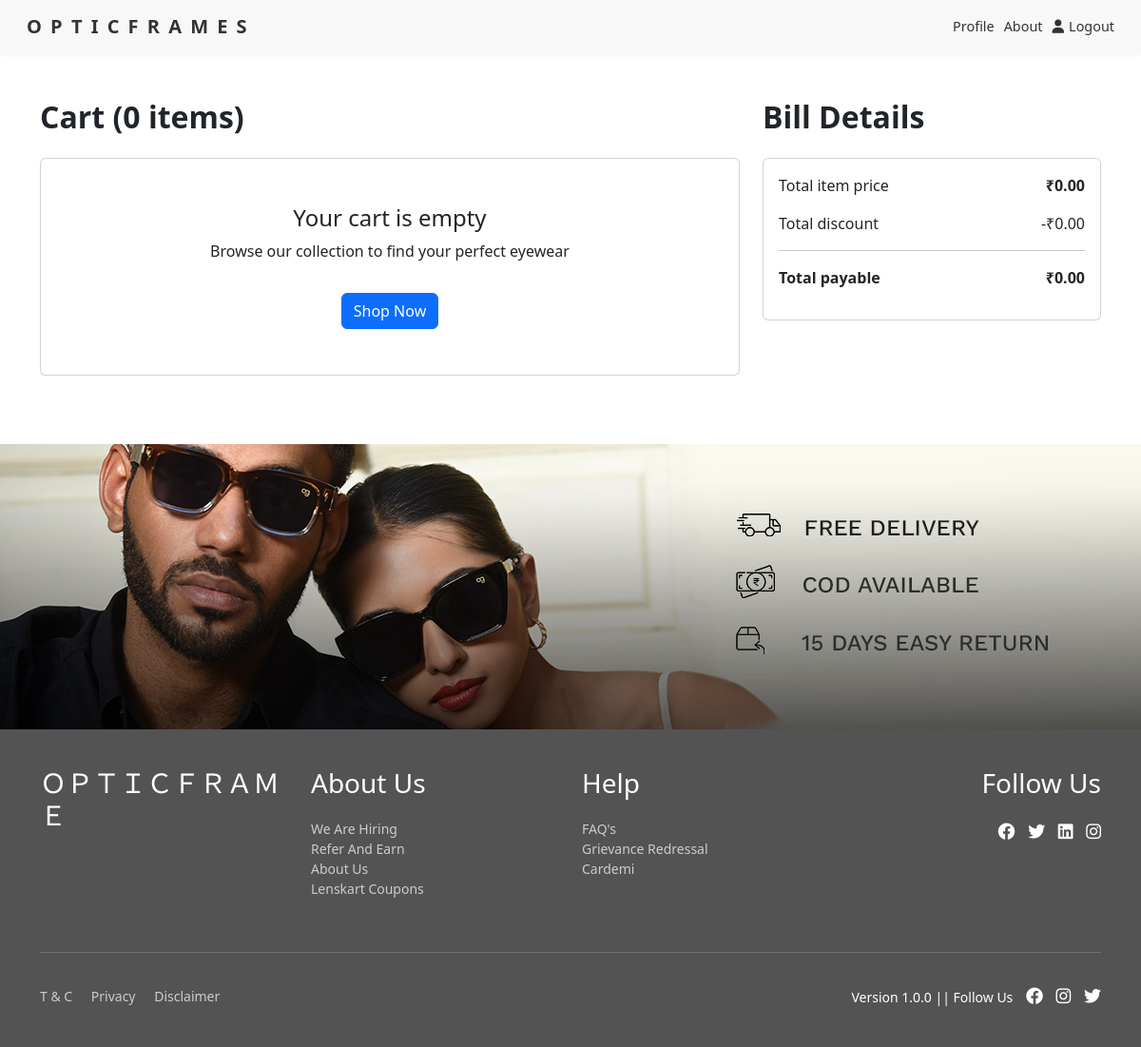
The app's page /view_cart (signed in), older data.
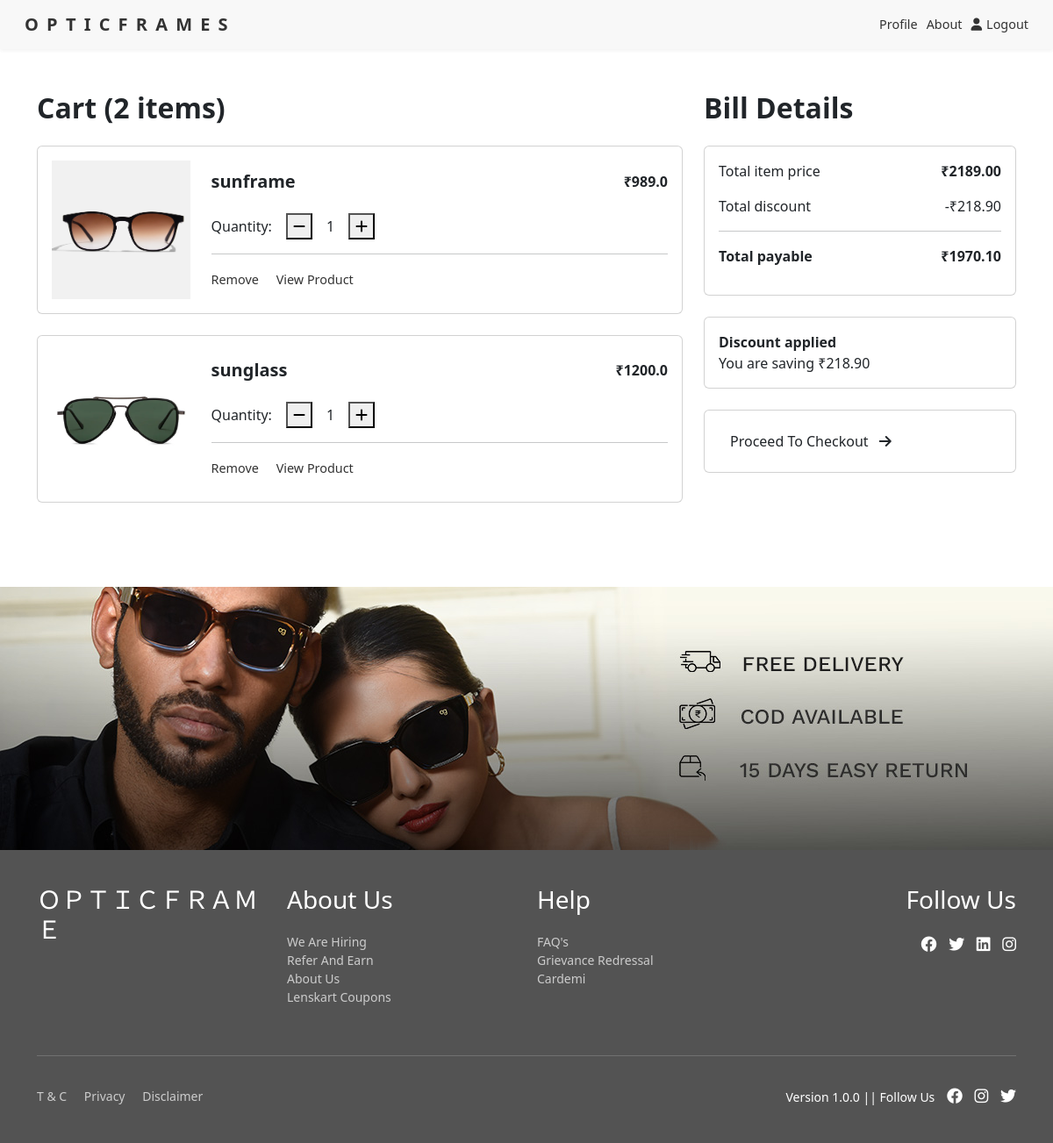
The same page, newer data.
### glass/models.py (models this page shows)
class Cart(models.Model):
    user = models.ForeignKey(User, on_delete=models.CASCADE)
    product= models.ForeignKey(Product, on_delete=models.CASCADE)
    quantity= models.IntegerField()
    totalprice= models.FloatField()

class Product(models.Model):
    name= models.CharField(max_length=250)
    price= models.FloatField()
    color= models.CharField(max_length=250)
    image= models.ImageField(upload_to='product/')
    image1 = models.ImageField(upload_to='path/to/upload/', null=True, blank=True)
    image2 = models.ImageField(upload_to='path/to/upload/', null=True, blank=True)
    image3 = models.ImageField(upload_to='path/to/upload/', null=True, blank=True)
    image4 = models.ImageField(upload_to='path/to/upload/', null=True, blank=True)
    image5 = models.ImageField(upload_to='path/to/upload/', null=True, blank=True)
    description= models.TextField()
    category= models.ForeignKey(category, on_delete=models.CASCADE,null=True)
    gender= models.ForeignKey(Gender, on_delete=models.CASCADE,null=True)
    material= models.ForeignKey(Material, on_delete=models.CASCADE,null=True)
    frameType= models.ForeignKey(FrameType, on_delete=models.CASCADE,null=True)
    frameShape= models.ForeignKey(FrameShape, on_delete=models.CASCADE,null=True)
    frameStyle= models.ForeignKey(FrameStyle, on_delete=models.CASCADE,null=True)

### glass/views.py (the view)
# urls.py: path('view_cart',views.view_cart,name='view_cart'),
def view_cart(request):
    if not request.user.is_authenticated:
        messages.warning(request, "Login to view your cart.")
        return redirect('userin')
    cart_items = Cart.objects.filter(user=request.user)
    total_price = sum(item.totalprice for item in cart_items)
    total_discount = sum((item.product.price * item.quantity * 0.10) for item in cart_items)
    total_payable = total_price - total_discount
    return render(request, 'user/cart.html', {
        'cart_items': cart_items,
        'total_price': total_price,
        'total_discount': total_discount,
        'total_payable': total_payable,
        'cart_count': cart_items.count()
    })

### templates/user/cart.html (shortened to what this page needs)
{% load static %}
<!DOCTYPE html>
<html lang="en">
<head>
    <link href="https://cdn.jsdelivr.net/npm/bootstrap@5.3.0-alpha1/dist/css/bootstrap.min.css" rel="stylesheet">
    <link rel="stylesheet" href="https://cdnjs.cloudflare.com/ajax/libs/font-awesome/6.0.0/css/all.min.css">
</head>
<body>
<nav class="navbar navbar-expand-lg navbar-light">
    <div class="container-fluid">
        <a class="navbar-brand" href="#">
            <span class="brand-text">O P T I C F R A M E S</span>
        </a>
        <div class="collapse navbar-collapse" id="navbarContent">
            <div class="ms-auto d-flex align-items-center">
                <a href="{% url 'Profile' %}" class="nav-item"> Profile </a>
                <a href="{% url 'about' %}" class="nav-item"> About </a>
                {% if user.is_authenticated %}
                <a href="{% url 'signout' %}" class="nav-item login-btn"><i class="fas fa-user"></i>Logout</a>
                {% else %}
                <a href="{% url 'userin' %}" class="nav-item login-btn"><i class="fas fa-user"></i>Login</a>
                {% endif %}
            </div>
        </div>
    </div>
</nav>
<div class="container py-5">
    <div class="row">
        <div class="col-lg-8 mb-4">
            <h2 class="mb-4 fw-bold">Cart ({{ cart_count|default:"0" }} item{{ cart_count|pluralize }})</h2>
            {% if cart_items %}
                {% for item in cart_items %}
                <div class="card mb-4">
                    <div class="card-body">
                        <div class="row align-items-center">
                            <div class="col-md-3 text-center text-md-start mb-3 mb-md-0">
                                {% if item.product.image %}
                                    <img src="{{ item.product.image.url }}" alt="{{ item.product.name }}" width="100%" class="product-img">
                                {% else %}
                                    <img src="{% static 'images/placeholder.png' %}" alt="Product" class="product-img">
                                {% endif %}
                            </div>
                            <div class="col-md-9">
                                <div class="d-flex justify-content-between align-items-start mb-3">
                                    <h5 class="fw-bold">{{ item.product.name }}</h5>
                                    <span class="fw-bold">₹{{ item.product.price }}</span>
                                </div>
                                <div class="d-flex align-items-center mb-3">
                                    <span class="me-3">Quantity:</span>
                                    <div class="d-flex align-items-center">
                                        <button class="circle-btn" onclick="updateQuantity({{ item.id }}, 'decrease')">
                                            <i class="fas fa-minus"></i>
                                        </button>
                                        <span class="mx-3">{{ item.quantity }}</span>
                                        <button class="circle-btn" onclick="updateQuantity({{ item.id }}, 'increase')">
                                            <i class="fas fa-plus"></i>
                                        </button>
                                    </div>
                                </div>
                                <hr>
                                <div>
                                    <a href="{% url 'remove_from_cart' item.id %}" class="remove-link">Remove</a>
                                    <a href="{% url 'product_details' item.product.id %}" class="repeat-link">View Product</a>
                                </div>
                            </div>
                        </div>
                    </div>
                </div>
                {% endfor %}
            {% else %}
                <div class="card">
                    <div class="card-body text-center py-5">
                        <h4>Your cart is empty</h4>
                        <p>Browse our collection to find your perfect eyewear</p>
                        <a href="{% url 'index' %}" class="btn btn-primary mt-3">Shop Now</a>
                    </div>
                </div>
            {% endif %}
        </div>
        <div class="col-lg-4">
            <h2 class="mb-4 fw-bold">Bill Details</h2>
            <div class="card mb-4">
                <div class="card-body">
                    <div class="d-flex justify-content-between mb-3">
                        <span>Total item price</span>
                        <span class="fw-bold">₹{{ total_price|floatformat:2 }}</span>
                    </div>
                    <div class="d-flex justify-content-between mb-3">
                        <span>Total discount</span>
                        <span class="text-discount">-₹{{ total_discount|floatformat:2 }}</span>
                    </div>
                    <hr>
                    <div class="d-flex justify-content-between mb-3">
                        <span class="fw-bold">Total payable</span>
                        <span class="fw-bold">₹{{ total_payable|floatformat:2 }}</span>
                    </div>
                </div>
            </div>
            {% if cart_items %}
            <div class="card mb-4">
                <div class="card-body d-flex justify-content-between align-items-center">
                    <div>
                        <strong>Discount applied</strong>
                        <p class="mb-0">You are saving ₹{{ total_discount|floatformat:2 }}</p>
                    </div>
                </div>
            </div>
            <div class="card mb-4">
                <div class="card-body d-flex justify-content-between align-items-center">
            <a href="{% url 'checkout' %}">
                <button class="btn btn-proceed">Proceed To Checkout <i class="fas fa-arrow-right ms-2"></i></button>
            </a>
                </div>
            </div>
            {% endif %}
        </div>
    </div>
</div>
<div><a href=""><img src="../static/photos/slide 2.jpg" class="img-responsive" style="width: 100%;" alt="no img"></a></div>
<footer class="footer">
    <div class="container">
        <div class="row">
            <div class="col-md-3 mb-4">
                <h3>ＯＰＴＩＣＦＲＡＭＥ</h3>
            </div>
            <div class="col-md-3 mb-4">
                <h3>About Us</h3>
                <ul class="list-unstyled">
                    <li><a href="#">We Are Hiring</a></li>
                    <li><a href="#">Refer And Earn</a></li>
                    <li><a href="#">About Us</a></li>
                    <li><a href="#">Lenskart Coupons</a></li>
                </ul>
            </div>
            <div class="col-md-3 mb-4">
                <h3>Help</h3>
                <ul class="list-unstyled">
                    <li><a href="#">FAQ's</a></li>
                    <li><a href="#">Grievance Redressal</a></li>
                    <li><a href="#">Cardemi</a></li>
                </ul>
            </div>
            <div class="col-md-3 mb-4 text-md-end text-center">
                <h3>Follow Us</h3>
                <div class="social-icons">
                    <a href="https://www.facebook.com" target="_blank"><i class="fab fa-facebook"></i></a>
                    <a href="https://twitter.com" target="_blank"><i class="fab fa-twitter"></i></a>
                    <a href="https://www.linkedin.com" target="_blank"><i class="fab fa-linkedin"></i></a>
                    <a href="https://www.instagram.com" target="_blank"><i class="fab fa-instagram"></i></a>
                </div>
            </div>
        </div>
        <hr>
        <div class="d-flex flex-column flex-md-row justify-content-between align-items-center pt-3">
            <div class="mb-2 mb-md-0">
                <a href="#" class="me-3">T & C</a>
                <a href="#" class="me-3">Privacy</a>
                <a href="#" class="me-3">Disclaimer</a>
            </div>
            <div class="mb-2 mb-md-0">
                Version 1.0.0 || Follow Us
                <span class="social-icons">
                    <a href="#"><i class="fab fa-facebook"></i></a>
                    <a href="#"><i class="fab fa-instagram"></i></a>
                    <a href="#"><i class="fab fa-twitter"></i></a>
                </span>
            </div>
        </div>
    </div>
</footer>
</body>
</html>

### templates/user/cart.html (style rules this page uses)
.navbar { background-color: #f8f8f8; padding: 0.5rem 1rem; box-shadow: 0 2px 4px rgba(0,0,0,0.05); }
.navbar-brand { font-weight: 700; letter-spacing: 2px; color: #333; }
.nav-item { padding-left: 10px; text-decoration: none; color: #333; font-size: 0.9rem; }
.login-btn { display: flex; align-items: center; text-decoration: none; color: #333; font-size: 0.9rem; }
.login-btn i { margin-right: 5px; }
.remove-link { margin-right: 3%; text-decoration: none; color: #333; font-size: 0.9rem; }
.repeat-link { text-decoration: none; color: #333; font-size: 0.9rem; }
.footer { background-color: rgb(83, 83, 83); color: #fff; padding: 40px 20px; font-size: 14px; }
.footer a { color: #ccc; text-decoration: none; }
.footer h3 { color: #fff; margin-bottom: 20px; }
.footer hr { border-top: 1px solid #ccc; }
.social-icons a { color: #fff; font-size: 18px; margin-left: 10px; }

Row changes from the older to the newer data that the page shows:
added Cart: product.image (picture), product.name "sunframe", product.price "989.0", quantity "1"
added Cart: product.image (picture), product.name "sunglass", product.price "1200.0", quantity "1"
Text that changed along with them:
{{ cart_count|default:"0" }}: "0" → "2"
{{ total_price|floatformat:2 }}: "0.00" → "2189.00"
{{ total_discount|floatformat:2 }}: "0.00" → "218.90"
{{ total_payable|floatformat:2 }}: "0.00" → "1970.10"
{{ total_discount|floatformat:2 }}: (not shown) → "218.90"
text no longer shown: "Your cart is empty Browse our collection to find your perfect eyewear Shop Now"
text now shown: "Discount applied You are saving ₹ Proceed To Checkout"
